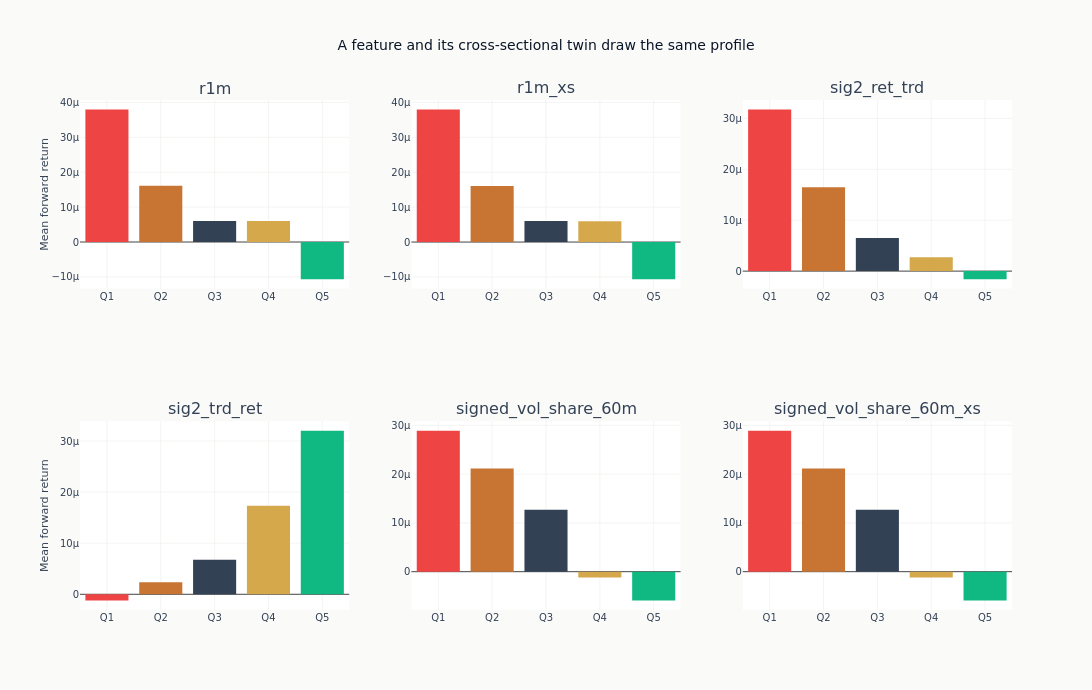

Notebook code for this chart:
### Code cell
QUANTILE_SHADES = [
    COLORS["negative"],
    COLORS["copper"],
    COLORS["neutral"],
    COLORS["amber"],
    COLORS["positive"],
]
if quantile_spreads:
    n_show = min(6, len(quantile_spreads))
    feats_to_show = list(quantile_spreads.keys())[:n_show]
    ncols = min(3, n_show)
    nrows = (n_show + ncols - 1) // ncols
    fig = make_subplots(
        rows=nrows,
        cols=ncols,
        subplot_titles=feats_to_show,
        vertical_spacing=0.26,
    )
    for idx, feat in enumerate(feats_to_show):
        r, c = divmod(idx, ncols)
        q_means = quantile_spreads[feat]["q_means"]
        _ = fig.add_trace(
            go.Bar(
                x=[f"Q{i + 1}" for i in range(len(q_means))],
                y=q_means,
                marker_color=QUANTILE_SHADES[: len(q_means)],
                showlegend=False,
            ),
            row=r + 1,
            col=c + 1,
        )
    fig.update_layout(
        title="A feature and its cross-sectional twin draw the same profile",
        height=290 * nrows + 110,
        width=1150,
    )
    fig.update_yaxes(title_text="Mean forward return", col=1)
    show_plotly_with_alt(
        fig,
        "One panel per feature, each a bar chart of the mean forward return in every quantile bin of that feature, drawn for a feature and its cross-sectional z-score side by side.",
    )

### Figure 1 — Plotly figure (JSON) as saved in the notebook; plotly's stock layout.template omitted (floating-point values rounded to 4 significant figures)
{"data": [{"marker": {"color": ["#ef4444", "#C87533", "#334155", "#D4A84B", "#10b981"]}, "showlegend": false, "type": "bar", "x": ["Q1", "Q2", "Q3", "Q4", "Q5"], "xaxis": "x", "y": [3.797e-05, 1.609e-05, 6.002e-06, 5.995e-06, -1.067e-05], "yaxis": "y"}, {"marker": {"color": ["#ef4444", "#C87533", "#334155", "#D4A84B", "#10b981"]}, "showlegend": false, "type": "bar", "x": ["Q1", "Q2", "Q3", "Q4", "Q5"], "xaxis": "x2", "y": [3.798e-05, 1.608e-05, 6.041e-06, 5.992e-06, -1.066e-05], "yaxis": "y2"}, {"marker": {"color": ["#ef4444", "#C87533", "#334155", "#D4A84B", "#10b981"]}, "showlegend": false, "type": "bar", "x": ["Q1", "Q2", "Q3", "Q4", "Q5"], "xaxis": "x3", "y": [3.176e-05, 1.648e-05, 6.499e-06, 2.731e-06, -1.6e-06], "yaxis": "y3"}, {"marker": {"color": ["#ef4444", "#C87533", "#334155", "#D4A84B", "#10b981"]}, "showlegend": false, "type": "bar", "x": ["Q1", "Q2", "Q3", "Q4", "Q5"], "xaxis": "x4", "y": [-1.228e-06, 2.37e-06, 6.762e-06, 1.731e-05, 3.201e-05], "yaxis": "y4"}, {"marker": {"color": ["#ef4444", "#C87533", "#334155", "#D4A84B", "#10b981"]}, "showlegend": false, "type": "bar", "x": ["Q1", "Q2", "Q3", "Q4", "Q5"], "xaxis": "x5", "y": [2.889e-05, 2.117e-05, 1.268e-05, -1.19e-06, -5.922e-06], "yaxis": "y5"}, {"marker": {"color": ["#ef4444", "#C87533", "#334155", "#D4A84B", "#10b981"]}, "showlegend": false, "type": "bar", "x": ["Q1", "Q2", "Q3", "Q4", "Q5"], "xaxis": "x6", "y": [2.889e-05, 2.117e-05, 1.268e-05, -1.19e-06, -5.922e-06], "yaxis": "y6"}], "layout": {"annotations": [{"font": {"size": 16}, "showarrow": false, "text": "r1m", "x": 0.1444, "xanchor": "center", "xref": "paper", "y": 1.0, "yanchor": "bottom", "yref": "paper"}, {"font": {"size": 16}, "showarrow": false, "text": "r1m_xs", "x": 0.5, "xanchor": "center", "xref": "paper", "y": 1.0, "yanchor": "bottom", "yref": "paper"}, {"font": {"size": 16}, "showarrow": false, "text": "sig2_ret_trd", "x": 0.8556, "xanchor": "center", "xref": "paper", "y": 1.0, "yanchor": "bottom", "yref": "paper"}, {"font": {"size": 16}, "showarrow": false, "text": "sig2_trd_ret", "x": 0.1444, "xanchor": "center", "xref": "paper", "y": 0.37, "yanchor": "bottom", "yref": "paper"}, {"font": {"size": 16}, "showarrow": false, "text": "signed_vol_share_60m", "x": 0.5, "xanchor": "center", "xref": "paper", "y": 0.37, "yanchor": "bottom", "yref": "paper"}, {"font": {"size": 16}, "showarrow": false, "text": "signed_vol_share_60m_xs", "x": 0.8556, "xanchor": "center", "xref": "paper", "y": 0.37, "yanchor": "bottom", "yref": "paper"}], "height": 690, "title": {"text": "A feature and its cross-sectional twin draw the same profile"}, "width": 1150, "xaxis": {"anchor": "y", "domain": [0.0, 0.2889]}, "xaxis2": {"anchor": "y2", "domain": [0.3556, 0.6444]}, "xaxis3": {"anchor": "y3", "domain": [0.7111, 1.0]}, "xaxis4": {"anchor": "y4", "domain": [0.0, 0.2889]}, "xaxis5": {"anchor": "y5", "domain": [0.3556, 0.6444]}, "xaxis6": {"anchor": "y6", "domain": [0.7111, 1.0]}, "yaxis": {"anchor": "x", "domain": [0.63, 1.0], "title": {"text": "Mean forward return"}}, "yaxis2": {"anchor": "x2", "domain": [0.63, 1.0]}, "yaxis3": {"anchor": "x3", "domain": [0.63, 1.0]}, "yaxis4": {"anchor": "x4", "domain": [0.0, 0.37], "title": {"text": "Mean forward return"}}, "yaxis5": {"anchor": "x5", "domain": [0.0, 0.37]}, "yaxis6": {"anchor": "x6", "domain": [0.0, 0.37]}}}
